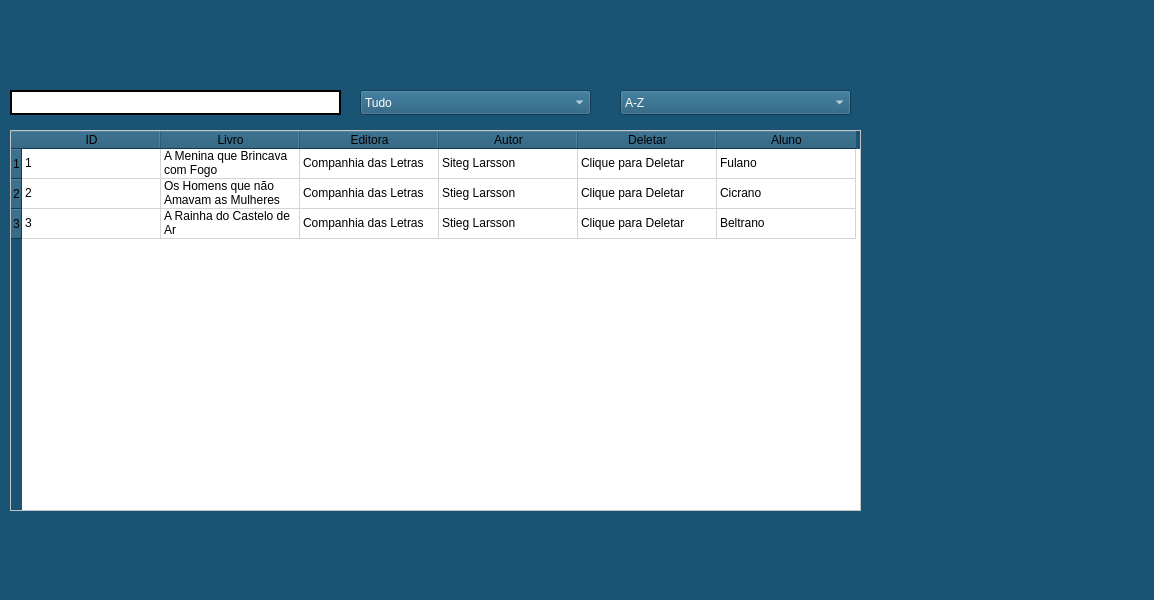
<?xml version="1.0" encoding="UTF-8"?>
<ui version="4.0">
 <class>Historico</class>
 <widget class="QWidget" name="Historico">
  <property name="geometry">
   <rect>
    <x>0</x>
    <y>0</y>
    <width>1154</width>
    <height>600</height>
   </rect>
  </property>
  <property name="windowTitle">
   <string>Histórico</string>
  </property>
  <property name="styleSheet">
   <string notr="true">

QWidget
{
background-color:#1a5475;
}

QListWidget
{
background-color:white;
}
QLineEdit
{
background-color:white;
color:black;
border: 2px solid black
}

QComboBox
{
background-color:#1a5475;;
color:white;
}

QComboBox
{
  selection-color: black;
  selection-background-color: white;
}

QTableWidget
{
background-color:white;
color:black;
}
</string>
  </property>
  <widget class="QTableWidget" name="tbHistorico">
   <property name="geometry">
    <rect>
     <x>10</x>
     <y>130</y>
     <width>851</width>
     <height>381</height>
    </rect>
   </property>
   <property name="styleSheet">
    <string notr="true"/>
   </property>
   <property name="gridStyle">
    <enum>Qt::SolidLine</enum>
   </property>
   <attribute name="horizontalHeaderVisible">
    <bool>true</bool>
   </attribute>
   <attribute name="horizontalHeaderCascadingSectionResizes">
    <bool>true</bool>
   </attribute>
   <attribute name="horizontalHeaderDefaultSectionSize">
    <number>139</number>
   </attribute>
   <attribute name="verticalHeaderVisible">
    <bool>true</bool>
   </attribute>
   <attribute name="verticalHeaderCascadingSectionResizes">
    <bool>false</bool>
   </attribute>
   <row/>
   <row/>
   <row/>
   <column>
    <property name="text">
     <string>ID</string>
    </property>
   </column>
   <column>
    <property name="text">
     <string>Livro</string>
    </property>
   </column>
   <column>
    <property name="text">
     <string>Editora</string>
    </property>
   </column>
   <column>
    <property name="text">
     <string>Autor</string>
    </property>
   </column>
   <column>
    <property name="text">
     <string>Deletar</string>
    </property>
   </column>
   <column>
    <property name="text">
     <string>Aluno</string>
    </property>
   </column>
   <item row="0" column="0">
    <property name="text">
     <string>1</string>
    </property>
   </item>
   <item row="0" column="1">
    <property name="text">
     <string>A Menina que Brincava com Fogo</string>
    </property>
   </item>
   <item row="0" column="2">
    <property name="text">
     <string>Companhia das Letras</string>
    </property>
   </item>
   <item row="0" column="3">
    <property name="text">
     <string>Siteg Larsson</string>
    </property>
   </item>
   <item row="0" column="4">
    <property name="text">
     <string>Clique para Deletar</string>
    </property>
   </item>
   <item row="0" column="5">
    <property name="text">
     <string>Fulano</string>
    </property>
   </item>
   <item row="1" column="0">
    <property name="text">
     <string>2</string>
    </property>
   </item>
   <item row="1" column="1">
    <property name="text">
     <string>Os Homens que não Amavam as Mulheres</string>
    </property>
   </item>
   <item row="1" column="2">
    <property name="text">
     <string>Companhia das Letras</string>
    </property>
   </item>
   <item row="1" column="3">
    <property name="text">
     <string>Stieg Larsson</string>
    </property>
   </item>
   <item row="1" column="4">
    <property name="text">
     <string>Clique para Deletar</string>
    </property>
   </item>
   <item row="1" column="5">
    <property name="text">
     <string>Cicrano</string>
    </property>
   </item>
   <item row="2" column="0">
    <property name="text">
     <string>3</string>
    </property>
   </item>
   <item row="2" column="1">
    <property name="text">
     <string>A Rainha do Castelo de Ar</string>
    </property>
   </item>
   <item row="2" column="2">
    <property name="text">
     <string>Companhia das Letras</string>
    </property>
   </item>
   <item row="2" column="3">
    <property name="text">
     <string>Stieg Larsson</string>
    </property>
   </item>
   <item row="2" column="4">
    <property name="text">
     <string>Clique para Deletar</string>
    </property>
   </item>
   <item row="2" column="5">
    <property name="text">
     <string>Beltrano</string>
    </property>
   </item>
  </widget>
  <widget class="QComboBox" name="comboBox">
   <property name="geometry">
    <rect>
     <x>360</x>
     <y>90</y>
     <width>231</width>
     <height>25</height>
    </rect>
   </property>
   <property name="frame">
    <bool>true</bool>
   </property>
   <item>
    <property name="text">
     <string>Tudo</string>
    </property>
   </item>
   <item>
    <property name="text">
     <string>ID</string>
    </property>
   </item>
   <item>
    <property name="text">
     <string>Livro</string>
    </property>
   </item>
   <item>
    <property name="text">
     <string>Editora</string>
    </property>
   </item>
   <item>
    <property name="text">
     <string>Autor(a)</string>
    </property>
   </item>
   <item>
    <property name="text">
     <string>Exemplares</string>
    </property>
   </item>
  </widget>
  <widget class="QLineEdit" name="lineEdit">
   <property name="geometry">
    <rect>
     <x>10</x>
     <y>90</y>
     <width>331</width>
     <height>25</height>
    </rect>
   </property>
  </widget>
  <widget class="QComboBox" name="comboBox_2">
   <property name="geometry">
    <rect>
     <x>620</x>
     <y>90</y>
     <width>231</width>
     <height>25</height>
    </rect>
   </property>
   <property name="frame">
    <bool>true</bool>
   </property>
   <item>
    <property name="text">
     <string>A-Z</string>
    </property>
   </item>
   <item>
    <property name="text">
     <string>Z-A</string>
    </property>
   </item>
   <item>
    <property name="text">
     <string>Mais Recentes</string>
    </property>
   </item>
   <item>
    <property name="text">
     <string>Mais Antigos</string>
    </property>
   </item>
  </widget>
 </widget>
 <resources/>
 <connections/>
</ui>
